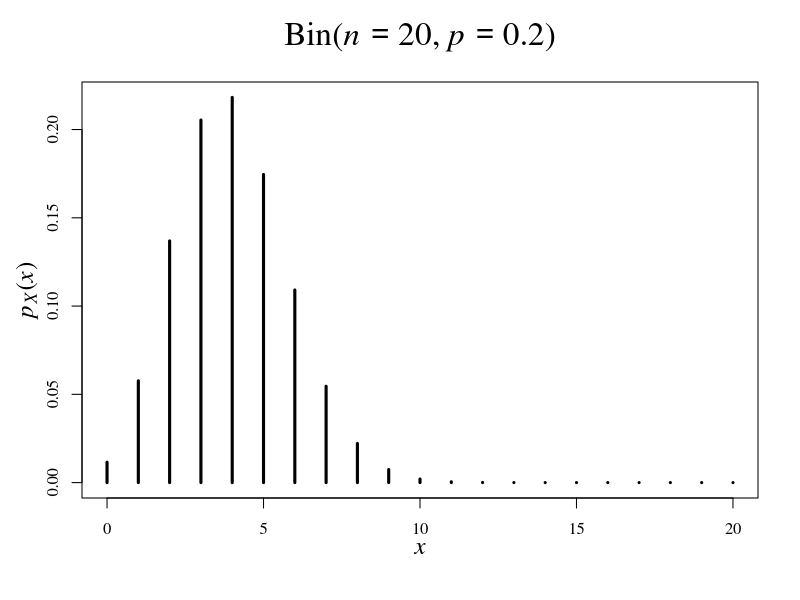
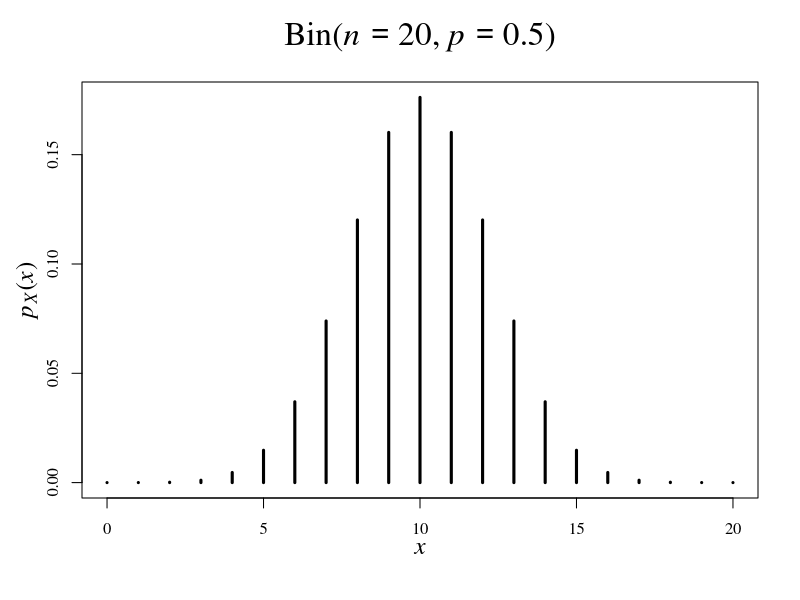
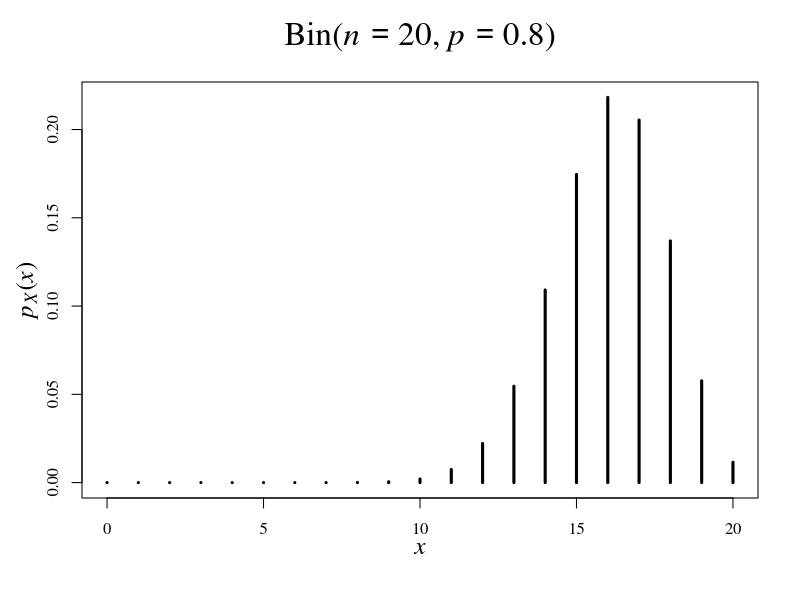
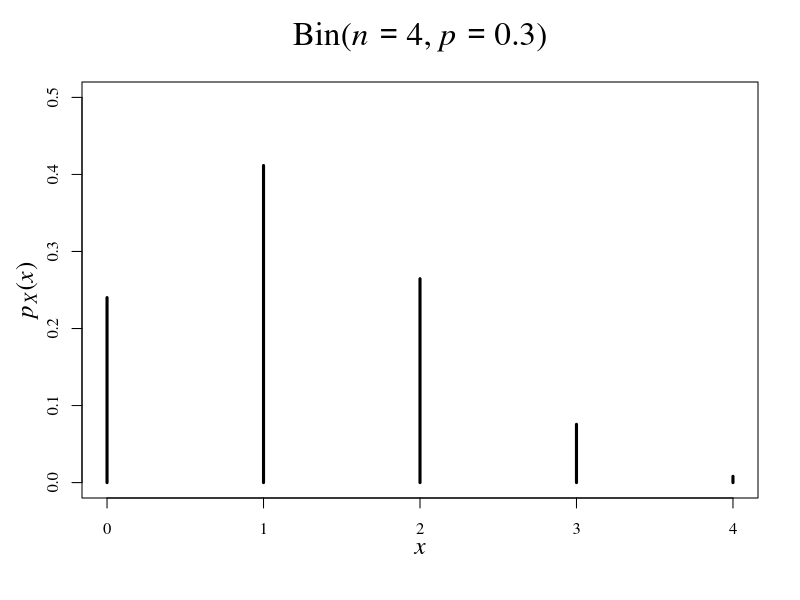
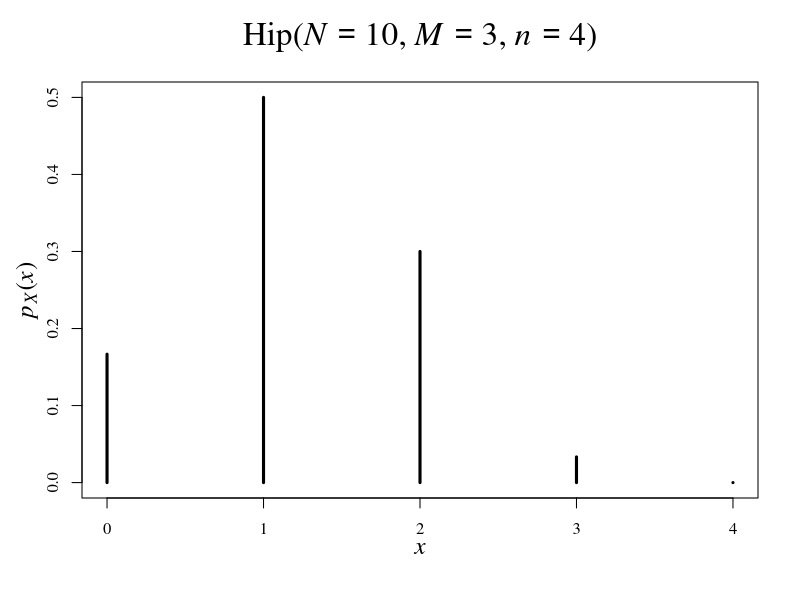
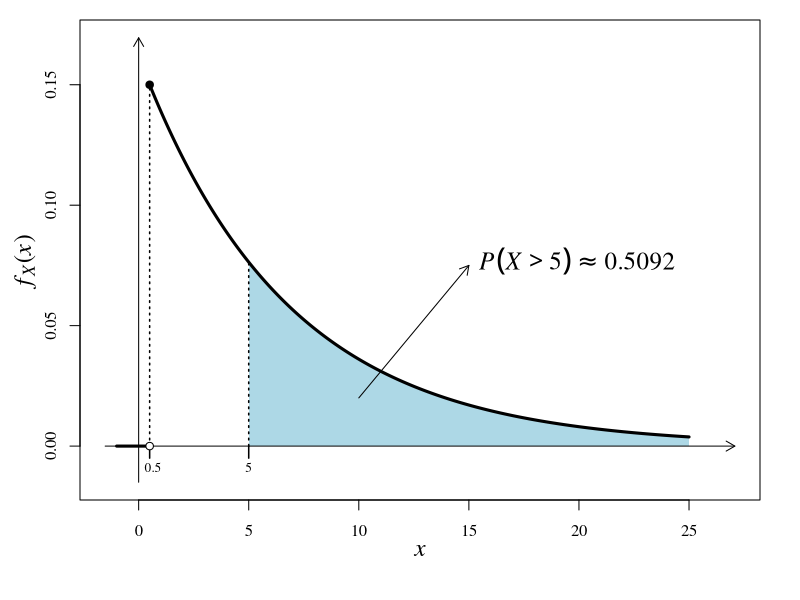
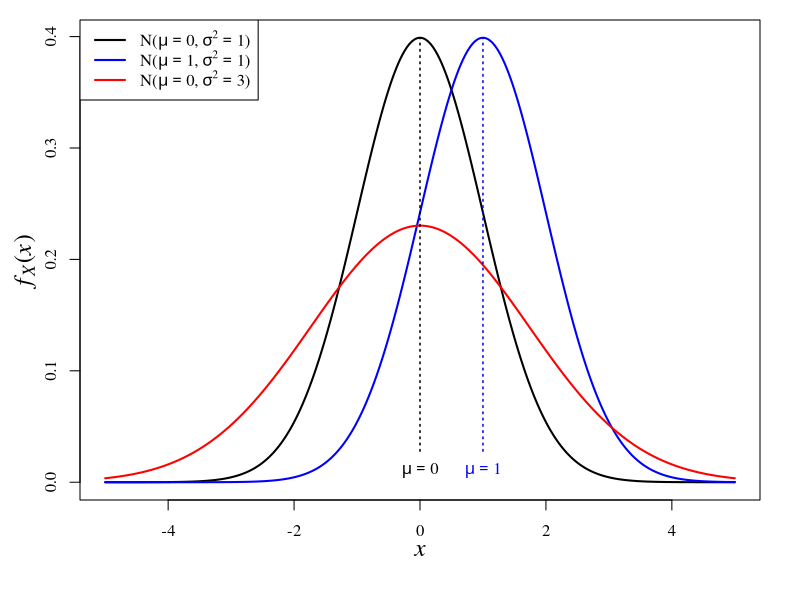
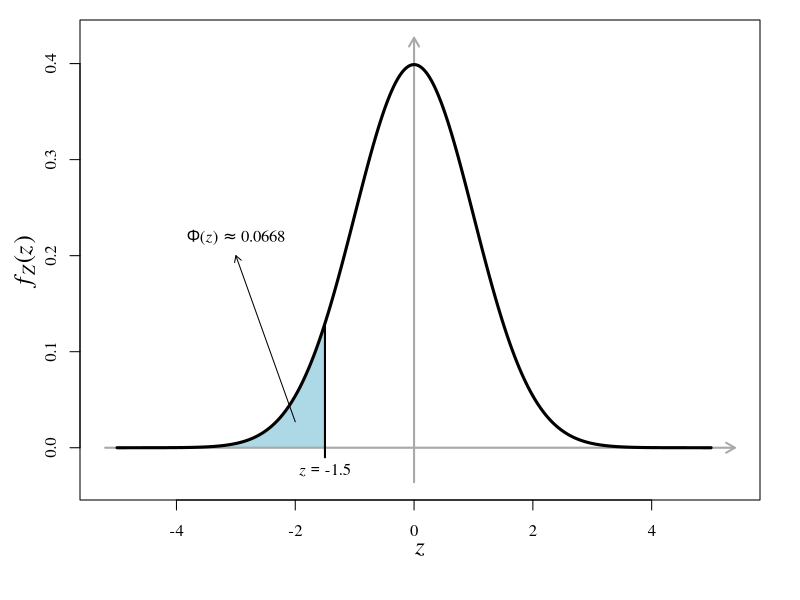

These figures' R source, in order:
## ---- chunk 1
n <- 20; x <- 0:n; p <- 0.2
par(family = "serif")
plot(x, dbinom(x = x, size = n, prob = p), type='h', xlab='', ylab='', main='', lwd=3)
mtext(text = expression(italic(x)), side = 1, line = 2, cex=1.5)
mtext(text = expression(italic(p)[italic(X)]*"("*italic(x)*")"), side = 2, line = 2, cex=1.5)
mtext(text = bquote(paste("Bin(",italic(n)==.(n),', ',italic(p)==.(p),")")), side = 3, line = 1.3, cex = 2)
## ---- chunk 2
n <- 20; x <- 0:n; p <- 0.5
par(family = "serif")
plot(x, dbinom(x = x, size = n, prob = p), type='h', xlab='', ylab='', main='', lwd=3)
mtext(text = expression(italic(x)), side = 1, line = 2, cex=1.5)
mtext(text = expression(italic(p)[italic(X)]*"("*italic(x)*")"), side = 2, line = 2, cex=1.5)
mtext(text = bquote(paste("Bin(",italic(n)==.(n),', ',italic(p)==.(p),")")), side = 3, line = 1.3, cex = 2)
## ---- chunk 3
n <- 20; x <- 0:n; p <- 0.8
par(family = "serif")
plot(x, dbinom(x = x, size = n, prob = p), type='h', xlab='', ylab='', main='', lwd=3)
mtext(text = expression(italic(x)), side = 1, line = 2, cex=1.5)
mtext(text = expression(italic(p)[italic(X)]*"("*italic(x)*")"), side = 2, line = 2, cex=1.5)
mtext(text = bquote(paste("Bin(",italic(n)==.(n),', ',italic(p)==.(p),")")), side = 3, line = 1.3, cex = 2)
## ---- chunk 4
M <- 3; N <- 10; n <- 4; x <- 0:n
y1 <- dbinom(x, n, M/N)
y2 <- dhyper(x, M, N-M, n)
MM <- max(y1,y2)
par(family = "serif")
plot(x, y1, type='h', xlab='', ylab='', main='', lwd=3, ylim=c(0,MM))
mtext(text = expression(italic(x)), side = 1, line = 2, cex=1.5)
mtext(text = expression(italic(p)[italic(X)]*"("*italic(x)*")"), side = 2, line = 2, cex=1.5)
mtext(text = bquote(paste("Bin(",italic(n)==.(n),', ',italic(p)==.(M/N),")")), side = 3, line = 1.3, cex = 2)
plot(x, y2, type='h', xlab='', ylab='', main='', lwd=3, ylim=c(0,MM))
mtext(text = expression(italic(x)), side = 1, line = 2, cex=1.5)
mtext(text = expression(italic(p)[italic(X)]*"("*italic(x)*")"), side = 2, line = 2, cex=1.5)
mtext(text = bquote(paste("Hip(",italic(N)==.(N),', ',italic(M)==.(M),', ',italic(n)==.(n),")")), side = 3, line = 1.3, cex = 2)
## ---- chunk 5
MM <- 25
x <- seq(-1,MM,0.01)
y <- as.numeric(x >= 0.5)*0.15*exp(-0.15*(x-0.5))
par(family = "serif", mar=c(5,4,1,2))
plot(x[x<0.5], y[x<0.5], type='n', xlab='', ylab='', main='', lwd=3,
     ylim=range(y)+c(-.1*diff(range(y)),.13*diff(range(y))),
     xlim=range(x)+c(-.02*diff(range(x)),.08*diff(range(x))))
polygon(x=c(5, 5, x[x > 5], MM),
        y=c(0, 0.15*exp(-0.675), y[x > 5], 0), col='lightblue', border=NA)
arrows(y0 = min(y)-.1*diff(range(y)), y1 = max(y)+.13*diff(range(y)), x0=0, x1=0, length = .1)
arrows(x0 = min(x)-.02*diff(range(x)), x1 = max(x)+.08*diff(range(x)), y0=0, y1=0, length = .1)
arrows(x0 = 10, x1 = 15, y0=0.02, y1=0.075, length = .1)
text(x=15, y=.075, labels=expression(italic(P)(italic(X) > 5)%~~%0.5092), pos = 4, cex=1.5)
lines(x[x >= 0.5], y[x >= 0.5], lwd=3)
lines(x[x < 0.5], y[x < 0.5], lwd=3)
lines(c(5, 5), c(0, 0.15*exp(-0.675)), lty=3, lwd=1.5)
lines(c(.5, .5), c(0, 0.15), lty=3, lwd=1.5)
lines(c(.5, .5), c(0, -0.005), lwd=1.5)
text(x=0.5, y=-0.007, labels = '0.5', adj=c(0.3,1), cex=.8)
lines(c(5, 5), c(0, -0.005), lwd=1.5)
text(x=5, y=-0.007, labels = '5', adj=c(0.5,1), cex=.8)
points(x=c(0.5, 0.5), y=c(0, 0.15), pch=c(21,21), bg=c('white','black'))
mtext(text = expression(italic(x)), side = 1, line = 2, cex=1.5)
mtext(text = expression(italic(f)[italic(X)]*"("*italic(x)*")"), side = 2, line = 2, cex=1.5)
## ---- chunk 6
MM <- 25
x <- seq(-5,5,0.01)
mu1 <- 0
mu2 <- 1
s2_1 <- 1
s2_2 <- 3
y1 <- dnorm(x = x, mean = mu1, sd = sqrt(s2_1))
y2 <- dnorm(x = x, mean = mu2, sd = sqrt(s2_1))
y3 <- dnorm(x = x, mean = mu1, sd = sqrt(s2_2))
M_y <- max(y1, y2, y3)

par(family = "serif", mar=c(5,4,1,2))
plot(x, y1, type='n', xlab='', ylab='', main='', lwd=3,
     ylim=c(0, M_y))
lines(x, y1, lwd=2)
lines(x, y2, lwd=2, col='blue')
lines(x, y3, lwd=2, col='red')
mtext(text = expression(italic(x)), side = 1, line = 2, cex=1.5)
mtext(text = expression(italic(f)[italic(X)]*"("*italic(x)*")"), side = 2, line = 2, cex=1.5)
legend('topleft',
       legend = as.expression(list(
         bquote(paste("N(",italic(mu)==.(mu1),', ',italic(sigma)^2==.(s2_1),")")),
         bquote(paste("N(",italic(mu)==.(mu2),', ',italic(sigma)^2==.(s2_1),")")),
         bquote(paste("N(",italic(mu)==.(mu1),', ',italic(sigma)^2==.(s2_2),")")))),
       col = c('black','blue','red'), lty=1, lwd=2
       )
lines(x=c(mu1,mu1), y=c(.07*M_y, M_y), lty=3, lwd=1.5)
text(x = mu1, y=.06*M_y, labels=bquote(italic(mu)==.(mu1)), pos=1)
lines(x=c(mu2,mu2), y=c(.07*M_y, M_y), lty=3, lwd=1.5, col='blue')
text(x = mu2, y=.06*M_y, labels=bquote(italic(mu)==.(mu2)), pos=1, col='blue')
## ---- chunk 7
x <- seq(-5,5,0.01)
mu <- 0;s2 <- 1
z <- -1.5
y <- dnorm(x = x, mean = mu1, sd = sqrt(s2_1))
M_y <- max(y); M_x <- max(x)
par(family = "serif", mar=c(5,4,1,2))
plot(x, y, type='n', xlab='', ylab='', main='', ylim=c(-.09*M_y, 1.07*M_y),
     xlim=c(min(x)-.02*diff(range(x)), max(x)+.04*diff(range(x))))
polygon(x=c(x[1], x[x < z], z, z),
        y=c(0, y[x < z], dnorm(z, mu, sqrt(s2)), 0), col='lightblue', border=NA)
arrows(y0 = -.09*M_y, y1 = 1.07*M_y, x0=0, x1=0, length = .1, lwd=2, col='darkgray')
arrows(y0 = 0, y1 = 0, x0=min(x)-.02*diff(range(x)), x1=max(x)+.04*diff(range(x)), length = .1, lwd=2, col='darkgray')
lines(x, y, lwd=3)
lines(x=c(z, z), y=c(0, dnorm(z, mu, sqrt(s2))), lwd=2)
lines(x=c(z, z), y=c(0, -.025*M_y), lwd=2)
text(x = z, y=-.02*M_y, labels=bquote(italic(z)==.(z)), pos=1)
arrows(x0 = -2, x1 = -3, y0 = dnorm(-2)/2, y1=.2, length=.07)
text(x=-3, y=.2, labels=bquote(Phi*"("*italic(z)*")"%~~%.(round(pnorm(z), 4))), pos=3)
mtext(text = expression(italic(z)), side = 1, line = 2, cex=1.5)
mtext(text = expression(italic(f)[italic(Z)]*"("*italic(z)*")"), side = 2, line = 2, cex=1.5)
## ---- chunk 8
x <- seq(-5,5,0.01)
mu <- 0;s2 <- 1
z <- 1.5
y <- dnorm(x = x, mean = mu1, sd = sqrt(s2_1))
M_y <- max(y); M_x <- max(x)
par(family = "serif", mar=c(5,4,1,2))
plot(x, y, type='n', xlab='', ylab='', main='', ylim=c(-.09*M_y, 1.07*M_y),
     xlim=c(min(x)-.02*diff(range(x)), max(x)+.04*diff(range(x))))
polygon(x=c(x[1], x[x < z], z, z),
        y=c(0, y[x < z], dnorm(z, mu, sqrt(s2)), 0), col='lightblue', border=NA)
arrows(y0 = -.09*M_y, y1 = 1.07*M_y, x0=0, x1=0, length = .1, lwd=2, col='darkgray')
arrows(y0 = 0, y1 = 0, x0=min(x)-.02*diff(range(x)), x1=max(x)+.04*diff(range(x)), length = .1, lwd=2, col='darkgray')
lines(x, y, lwd=3)
lines(x=c(z, z), y=c(0, dnorm(z, mu, sqrt(s2))), lwd=2)
lines(x=c(z, z), y=c(0, -.025*M_y), lwd=2)
text(x = z, y=-.02*M_y, labels=bquote(italic(z)==.(z)), pos=1)
arrows(x0 = -2, x1 = -3, y0 = dnorm(-2)/2, y1=.2, length=.07)
text(x=-3, y=.2, labels=bquote(Phi*"("*italic(z)*")"%~~%.(round(pnorm(z), 4))), pos=3)
mtext(text = expression(italic(z)), side = 1, line = 2, cex=1.5)
mtext(text = expression(italic(f)[italic(Z)]*"("*italic(z)*")"), side = 2, line = 2, cex=1.5)
## ---- chunk 9
x <- seq(-.5,3,0.01)
a <- 2;b <- 3
p <- 0.5
q_p <- qgamma(p=p, shape = a,rate = b)
y <- dgamma(x = x, shape = a,rate = b)
M_y <- max(y); M_x <- max(x)
par(family = "serif", mar=c(5,4,1,2))
plot(x, y, type='n', xlab='', ylab='', main='', ylim=c(-.09*M_y, 1.07*M_y),
     xlim=c(min(x)-.02*diff(range(x)), max(x)+.04*diff(range(x))))
polygon(x=c(x[1], x[x < q_p], q_p, q_p),
        y=c(0, y[x < q_p], dgamma(x = q_p, shape = a,rate = b), 0), col='lightblue', border=NA)
arrows(y0 = -.09*M_y, y1 = 1.07*M_y, x0=0, x1=0, length = .1, lwd=2, col='darkgray')
arrows(y0 = 0, y1 = 0, x0=min(x)-.02*diff(range(x)), x1=max(x)+.04*diff(range(x)), length = .1, lwd=2, col='darkgray')
lines(x, y, lwd=3)
lines(x=c(q_p, q_p), y=c(0, dgamma(x = q_p, shape = a,rate = b)), lwd=2)
lines(x=c(q_p, q_p), y=c(0, -.025*M_y), lwd=2)
text(x = q_p, y=-.02*M_y, labels=bquote(italic(Q[X*","*p])==.(round(q_p, 4))), pos=1)
arrows(x0 = q_p/2, x1 = 1.5, y0 = dgamma(x = q_p, shape = a,rate = b)/2, y1=.6, length=.07)
text(x=1.5, y=.6, labels=bquote(italic(P)*"("*italic(X)<=italic(Q[X*","*p])*") = "*italic(F[X])*"("*italic(Q[X*","*p])*") = "*.(round(p, 4))), pos=4)
mtext(text = expression(italic(x)), side = 1, line = 2, cex=1.5)
mtext(text = expression(italic(f)[italic(X)]*"("*italic(x)*")"), side = 2, line = 2, cex=1.5)
legend('topright', legend=bquote(italic(p) == .(p)), fill = 'lightblue')
## ---- chunk 10
x <- seq(-.5,3,0.01)
a <- 2;b <- 3
p <- 0.5
q_p <- qgamma(p=p, shape = a,rate = b)
y <- dgamma(x = x, shape = a,rate = b)
M_y <- max(y); M_x <- max(x)
par(family = "serif", mar=c(5,4,1,2))
plot(x, y, type='n', xlab='', ylab='', main='', ylim=c(-.09*M_y, 1.07*M_y),
     xlim=c(min(x)-.02*diff(range(x)), max(x)+.04*diff(range(x))))
polygon(x=c(x[1], x[x < q_p], q_p, q_p),
        y=c(0, y[x < q_p], dgamma(x = q_p, shape = a,rate = b), 0), col='lightblue', border=NA)
arrows(y0 = -.09*M_y, y1 = 1.07*M_y, x0=0, x1=0, length = .1, lwd=2, col='darkgray')
arrows(y0 = 0, y1 = 0, x0=min(x)-.02*diff(range(x)), x1=max(x)+.04*diff(range(x)), length = .1, lwd=2, col='darkgray')
lines(x, y, lwd=3)
lines(x=c(q_p, q_p), y=c(0, dgamma(x = q_p, shape = a,rate = b)), lwd=2)
lines(x=c(q_p, q_p), y=c(0, -.025*M_y), lwd=2)
text(x = q_p, y=-.02*M_y, labels=bquote(italic(Q[X*","*p])==.(round(q_p, 4))), pos=1)
arrows(x0 = q_p/2, x1 = 1.5, y0 = dgamma(x = q_p, shape = a,rate = b)/2, y1=.6, length=.07)
text(x=1.5, y=.6, labels=bquote(italic(P)*"("*italic(X)<=italic(Q[X*","*p])*") = "*italic(F[X])*"("*italic(Q[X*","*p])*") = "*.(round(p, 4))), pos=4)
mtext(text = expression(italic(x)), side = 1, line = 2, cex=1.5)
mtext(text = expression(italic(f)[italic(X)]*"("*italic(x)*")"), side = 2, line = 2, cex=1.5)
legend('topright', legend=bquote(italic(p) == .(p)), fill = 'lightblue')
## ---- chunk 11
x <- seq(-.5,3,0.01)
a <- 2;b <- 3
p <- 0.7
q_p <- qgamma(p=p, shape = a,rate = b)
y <- dgamma(x = x, shape = a,rate = b)
M_y <- max(y); M_x <- max(x)
par(family = "serif", mar=c(5,4,1,2))
plot(x, y, type='n', xlab='', ylab='', main='', ylim=c(-.09*M_y, 1.07*M_y),
     xlim=c(min(x)-.02*diff(range(x)), max(x)+.04*diff(range(x))))
polygon(x=c(x[1], x[x < q_p], q_p, q_p),
        y=c(0, y[x < q_p], dgamma(x = q_p, shape = a,rate = b), 0), col='lightblue', border=NA)
arrows(y0 = -.09*M_y, y1 = 1.07*M_y, x0=0, x1=0, length = .1, lwd=2, col='darkgray')
arrows(y0 = 0, y1 = 0, x0=min(x)-.02*diff(range(x)), x1=max(x)+.04*diff(range(x)), length = .1, lwd=2, col='darkgray')
lines(x, y, lwd=3)
lines(x=c(q_p, q_p), y=c(0, dgamma(x = q_p, shape = a,rate = b)), lwd=2)
lines(x=c(q_p, q_p), y=c(0, -.025*M_y), lwd=2)
text(x = q_p, y=-.02*M_y, labels=bquote(italic(Q[X*","*p])==.(round(q_p, 4))), pos=1)
arrows(x0 = q_p/2, x1 = 1.5, y0 = dgamma(x = q_p, shape = a,rate = b)/2, y1=.6, length=.07)
text(x=1.5, y=.6, labels=bquote(italic(P)*"("*italic(X)<=italic(Q[X*","*p])*") = "*italic(F[X])*"("*italic(Q[X*","*p])*") = "*.(round(p, 4))), pos=4)
mtext(text = expression(italic(x)), side = 1, line = 2, cex=1.5)
mtext(text = expression(italic(f)[italic(X)]*"("*italic(x)*")"), side = 2, line = 2, cex=1.5)
legend('topright', legend=bquote(italic(p) == .(p)), fill = 'lightblue')
## ---- chunk 12
x <- seq(-.5,3,0.01)
a <- 2;b <- 3
p <- 0.9
q_p <- qgamma(p=p, shape = a,rate = b)
y <- dgamma(x = x, shape = a,rate = b)
M_y <- max(y); M_x <- max(x)
par(family = "serif", mar=c(5,4,1,2))
plot(x, y, type='n', xlab='', ylab='', main='', ylim=c(-.09*M_y, 1.07*M_y),
     xlim=c(min(x)-.02*diff(range(x)), max(x)+.04*diff(range(x))))
polygon(x=c(x[1], x[x < q_p], q_p, q_p),
        y=c(0, y[x < q_p], dgamma(x = q_p, shape = a,rate = b), 0), col='lightblue', border=NA)
arrows(y0 = -.09*M_y, y1 = 1.07*M_y, x0=0, x1=0, length = .1, lwd=2, col='darkgray')
arrows(y0 = 0, y1 = 0, x0=min(x)-.02*diff(range(x)), x1=max(x)+.04*diff(range(x)), length = .1, lwd=2, col='darkgray')
lines(x, y, lwd=3)
lines(x=c(q_p, q_p), y=c(0, dgamma(x = q_p, shape = a,rate = b)), lwd=2)
lines(x=c(q_p, q_p), y=c(0, -.025*M_y), lwd=2)
text(x = q_p, y=-.02*M_y, labels=bquote(italic(Q[X*","*p])==.(round(q_p, 4))), pos=1)
arrows(x0 = q_p/2, x1 = 1.5, y0 = dgamma(x = q_p, shape = a,rate = b)/2, y1=.6, length=.07)
text(x=1.5, y=.6, labels=bquote(italic(P)*"("*italic(X)<=italic(Q[X*","*p])*") = "*italic(F[X])*"("*italic(Q[X*","*p])*") = "*.(round(p, 4))), pos=4)
mtext(text = expression(italic(x)), side = 1, line = 2, cex=1.5)
mtext(text = expression(italic(f)[italic(X)]*"("*italic(x)*")"), side = 2, line = 2, cex=1.5)
legend('topright', legend=bquote(italic(p) == .(p)), fill = 'lightblue')
